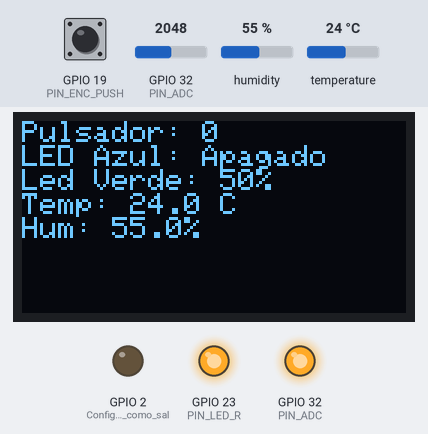
Recording of a sketch running on a simulated ESP32. Shown: 128×64 one-colour display, output pins drawn as LEDs (lit = HIGH). The inputs (shaded band) are chosen by the test bench; at power-on: GPIO 19 (PIN_ENC_PUSH) HIGH, GPIO 32 (PIN_ADC) = 2048, humidity 55 %, temperature 24 °C. What the sketch prints to the serial monitor is not drawn.

Above: at 1.2 s.
1.3 s: GPIO 19 (PIN_ENC_PUSH) pulled LOW for 0.15 s
At 2.3 s:
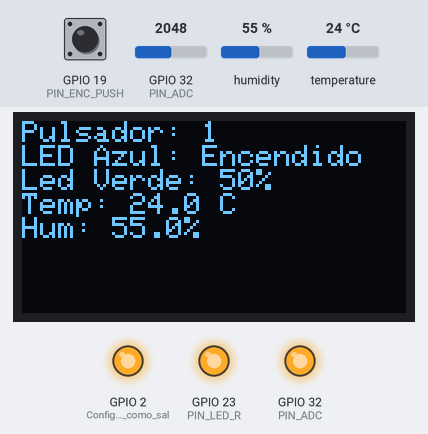
2.9 s: GPIO 19 (PIN_ENC_PUSH) pulled LOW for 1 s
At 3.6 s:
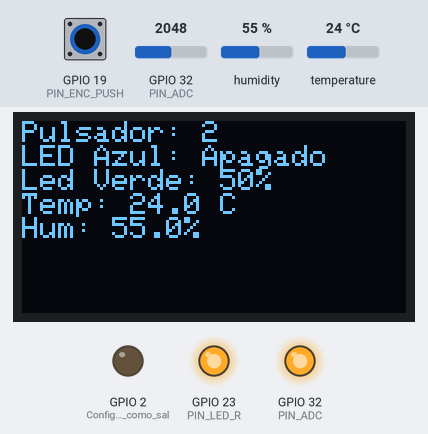
5.4 s: GPIO 32 (PIN_ADC) set to 1994
At 5.9 s:
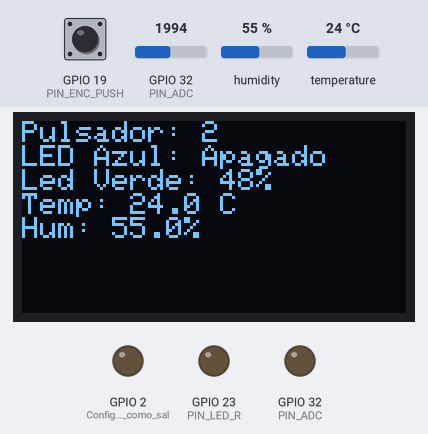
6.9 s: GPIO 19 (PIN_ENC_PUSH) pulled LOW for 0.15 s
At 7.9 s:
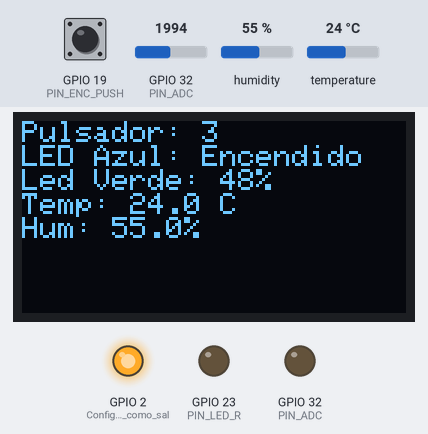
8.5 s: humidity set to 22 %
At 10.4 s:
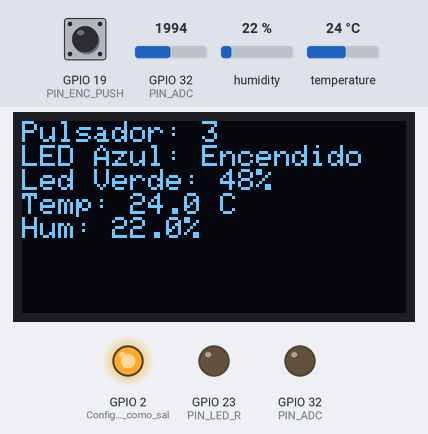
11.6 s: temperature set to 12 °C
At 12.4 s:
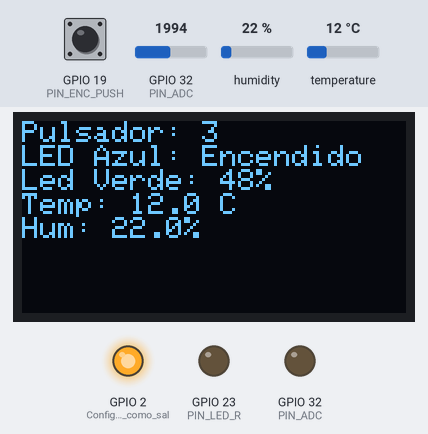
Timing chart, 0 to 14.6 s (numbered marks = the images above; inputs shaded):
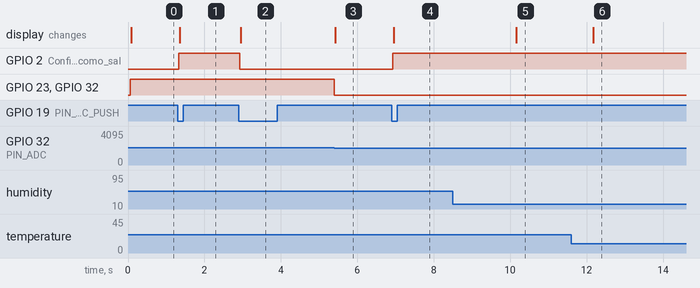

Measured:
- the behaviour switches between 2048 and 2047 on GPIO 32 (PIN_ADC) (found by bisection; images 2 and 3)
- after the input at 1.3 s, GPIO 2 (Configura_el_pin_como_sal): LOW → HIGH at once; the display: changes after 0.05 s (image 1)
- after the input at 2.9 s, GPIO 2 (Configura_el_pin_como_sal): HIGH → LOW at once; the display: changes after 0.05 s (image 2)
- after the input at 5.4 s, GPIO 23 (PIN_LED_R), GPIO 32 (PIN_ADC): HIGH → LOW at once; the display: changes at once (image 3)
- after the input at 6.9 s, GPIO 2 (Configura_el_pin_como_sal): LOW → HIGH at once; the display: changes after 0.05 s (image 4)
- after the input at 8.5 s, the display: changes after 1.7 s (image 5)
- after the input at 11.6 s, the display: changes after 0.57 s (image 6)

The sketch:

tp1.ino
```cpp
#include <Wire.h>
#include <Adafruit_GFX.h>
#include <Adafruit_SH110X.h>
#include <DHT.h>

// Definir el tamaño del display
#define SCREEN_WIDTH 128
#define SCREEN_HEIGHT 64

// Crear una instancia del display
Adafruit_SH1106G display = Adafruit_SH1106G(SCREEN_WIDTH, SCREEN_HEIGHT, &Wire);

const int DHT_PIN = GPIO_NUM_33; // Pin de datos del sensor DHT
const int PIN_ADC = GPIO_NUM_32; // Potenciómetro
const int PIN_ENC_PUSH = GPIO_NUM_19; // Pulsador
//const int LED_BUILTIN = 2; // LED Azul interno (integrado en la placa)
const int RELAY_PIN = GPIO_NUM_32; // Pin de control del relé
const int PIN_LED_R = GPIO_NUM_23; // LED Verde

bool estadoLED = false; // Estado del LED Azul
int contadorPulsaciones = 0; // Contador de pulsaciones
volatile int estadoPote;

bool estadoBotonAnterior = HIGH; // Estado previo del pulsador
unsigned long ultimoTiempoPulsacion = 0; // Para el debouncing
const unsigned long tiempoDebounce = 50; // Tiempo de debounce en milisegundos

// Inicializar el sensor DHT22
DHT dht(DHT_PIN, DHT22);

void setup() {
  Serial.begin(115200);
  pinMode(PIN_ADC, INPUT);
  pinMode(PIN_ENC_PUSH, INPUT_PULLUP); // Pullup pone un cero lógico cuando se aprieta el pulsador
  pinMode(RELAY_PIN, OUTPUT);
  pinMode(PIN_LED_R, OUTPUT);
  pinMode(LED_BUILTIN, OUTPUT); // Configura el pin como salida
  digitalWrite(LED_BUILTIN, estadoLED);

  // Inicializar pantalla OLED
  display.begin(0x3C, true);
  display.clearDisplay();
  display.setTextSize(1);
  display.setTextColor(SH110X_WHITE);
  display.display(); // Llama a display.display() para mostrar lo que se haya dibujado.

  // Inicializar sensor DHT22
  dht.begin();
}

void loop() {
  // Leer el valor del potenciómetro
  int valorPote = analogRead(PIN_ADC);

  // Mapear el valor del potenciómetro (0-4095) al rango de salida del LED (0-255)
  int valorLED = map(valorPote, 0, 4095, 0, 255);

  // Calcular el porcentaje para mostrar en el display
  int porcentajePote = map(valorPote, 0, 4095, 0, 100);

  // Activar o desactivar el relé según el valor del potenciómetro
  if (porcentajePote >= 50) {
    digitalWrite(RELAY_PIN, HIGH); // Encender el relé
    digitalWrite(PIN_LED_R, HIGH); // Encender el LED verde
  } else {
    digitalWrite(RELAY_PIN, LOW); // Apagar el relé
    digitalWrite(PIN_LED_R, LOW); // Apagar el LED verde
  }

  // Leer el estado actual del pulsador
  bool estadoBotonActual = digitalRead(PIN_ENC_PUSH);

  // Verificar si se ha presionado el pulsador y si ha pasado suficiente tiempo para evitar rebotes
  if (estadoBotonAnterior == HIGH && estadoBotonActual == LOW && (millis() - ultimoTiempoPulsacion) > tiempoDebounce) {
    // Cambiar el estado del LED Azul
    estadoLED = !estadoLED;
    digitalWrite(LED_BUILTIN, estadoLED); // Cambiar el estado del LED_BUILTIN

    // Incrementar el contador
    contadorPulsaciones++;

    // Imprimir por el puerto serial
    Serial.println("Pulsador presionado");
    Serial.printf("Contador de pulsaciones: %d\n", contadorPulsaciones);

    // Registrar el tiempo de la pulsación
    ultimoTiempoPulsacion = millis();
  }

  // Leer la temperatura y la humedad del sensor DHT22
  float temperatura = dht.readTemperature();
  float humedad = dht.readHumidity();

  // Verificar si la lectura es válida
  if (isnan(temperatura) || isnan(humedad)) {
    Serial.println("Error al leer del sensor DHT22");
    temperatura = 0.0;
    humedad = 0.0;
  }

  // Mostrar los datos en el display
  display.clearDisplay();
  display.setCursor(0, 0);
  display.printf("Pulsador: %d\n", contadorPulsaciones);

  display.print("LED Azul: ");
  display.println(estadoLED ? "Encendido" : "Apagado");

  display.printf("Led Verde: %d%%\n", porcentajePote);

  // Mostrar temperatura y humedad
  display.printf("Temp: %.1f C\nHum: %.1f%%", temperatura, humedad);
  display.display();

  // Actualizar el estado del botón anterior
  estadoBotonAnterior = estadoBotonActual;
}
```
